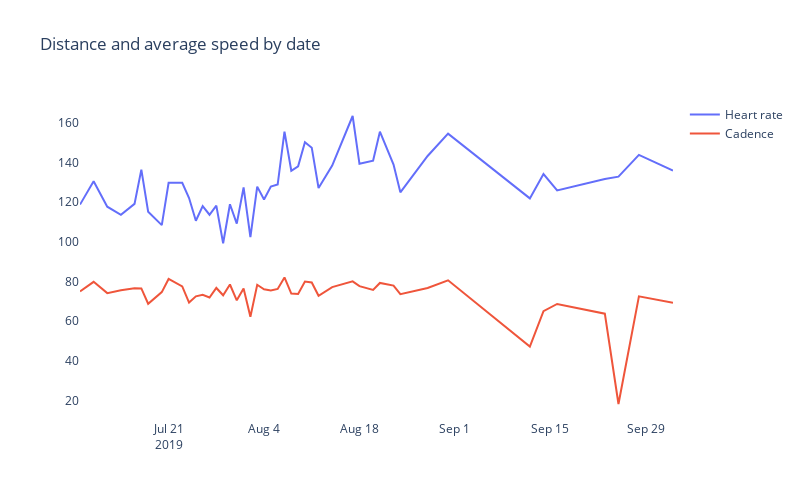

Source (notebook cell):
### Markdown cell above
## Line Chart

* Use line charts to create the visualization among variables of *Cadence, Heart rate, Distance, and Average Speed.*
* Line charts can be visually interpreted by human and describe relationships with variables. 
* Training heart rate would increase your athletic performance and overall level of fitness. To find a steady heart rate -- a level at which you feel like you're working hard, but your heart rate doesn't jump up over the time you're trainning.

### Code cell
trace1 = go.Scatter(
    x = df_resample.heart_rate.index,
    y = df_resample.heart_rate,
    name="Heart rate"
)

trace2 = go.Scatter(
    x=df_resample.cadence.index,
    y=df_resample.cadence,
    name="Cadence"
)


# layout = go.Layout(dict(title='Distance by date', xaxis=dict(title='Date'),yaxis=dict(title='Distance')))
fig=go.Figure()
fig.add_trace(trace1)
fig.add_trace(trace2)
fig.update_layout(
    height=500, width=800,
    title_text = "Distance and average speed by date",
    plot_bgcolor='white'
)
fig.show()
